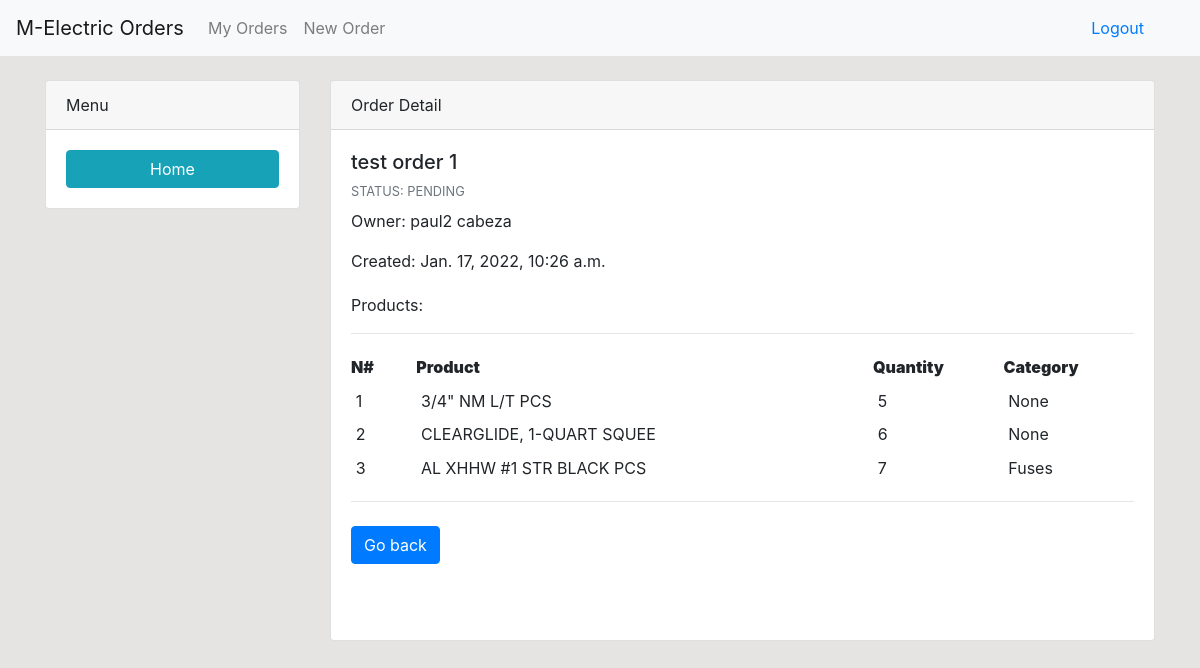
The app's page /order-detail/56 (signed in) with its own data.
### dashboard/models.py (models this page shows, shortened)
class Order(models.Model):
	description = models.CharField('Order Description', max_length=100)
	status = models.CharField('Status', max_length=50, choices=STATUS)
	po = models.ForeignKey(Po, blank=True, null=True, on_delete=models.CASCADE)
	user = models.ForeignKey(User, blank=True, null=True, on_delete=models.CASCADE)
	products = models.ManyToManyField(Product, blank=True, through='ThroughModel')
	created = models.DateTimeField(auto_now_add=True)
	approval_date = models.DateTimeField('Approval Date', blank=True, null=True)

class ThroughModel(models.Model):
	product = models.ForeignKey(Product, on_delete=models.CASCADE)
	order = models.ForeignKey(Order, on_delete=models.CASCADE)
	quantity = models.PositiveIntegerField(null=True, default=0)

class Product(models.Model):
	product_name = models.CharField('Product Name', max_length=100)
	category = models.ForeignKey(Category, blank=True, null=True, on_delete=models.CASCADE)
	def __str__(self):
		return self.product_name

class Category(models.Model):
	category_name = models.CharField('Category', max_length=50)
	def __str__(self):
		return self.category_name

### dashboard/views.py (the view)
# urls.py: path('order-detail/<int:id>', views.order_detail, name='order-detail'),
@login_required
def order_detail(request, id):
    order = Order.objects.get(pk=id)
    products = ThroughModel.objects.filter(order=order.id)
    context = {
        'order': order,
        'products': products,
    }
    return render(request, "dashboard/order_detail.html", context)

### templates/dashboard/order_detail.html (shortened to what this page needs)
{% extends 'partials/base.html' %}
{% load crispy_forms_tags %}
{% block content %}
<div class="container">
    <div class="row mt-4">
        <div class="col-md-3">
            <div class="card">
                <div class="card-header">
                    Menu
                </div>
                <div class="card-body">
                    <a class="btn btn-info btn-block" href="{% url 'index' %}">Home</a>
                </div>
            </div>
        </div>
        <div class="col-md-9">
            <div class="card">
                <div class="card-header">
                    Order Detail
                </div>
                <div class="card-body">
                    <section class="mb-5">
                        <div class="row">
                            <div class="col-md-12">
                                <h5>{{order.description}}</h5>
                                <p class="mb-2 text-muted text-uppercase small">Status: {{order.status}}</p>
                                <p><span class="mr-1">Owner: {{order.user.first_name}} {{order.user.last_name}} </span></p>
                                <p><span class="mr-1">Created: {{order.created}} </span></p>
                                <p class="pt-1">Products:</p>
                                <hr>
                                    <div class="table-responsive">
                                        <table class="table table-sm table-borderless mb-0">
                                            <tbody>
                                                <tr>
                                                    <th class="pl-0 col-1" scope="row"><strong>N#</strong></th>
                                                    <th class="pl-0 col-7" scope="row"><strong>Product</strong></th>
                                                    <th class="pl-0 col-2" scope="row"><strong>Quantity</strong></th>
                                                    <th class="pl-0 col-2" scope="row"><strong>Category</strong></th>
                                                </tr>
                                                {% for product in products %}
                                                <tr>
                                                    <td>{{forloop.counter}}</td>
                                                    <td>{{ product.product }}</td>
                                                    <td>{{ product.quantity }}</td>
                                                    <td>{{ product.product.category }}</td>
                                                </tr>
                                                {% endfor %}
                                            </tbody>
                                        </table>
                                    </div>
                                    <hr>
                                    <a href="{% url 'index' %}" type="button" class="btn btn-primary btn-md mr-1 mb-2">Go back</a>
                                    </div>
                                </div>
                            </section>
                        </div>
                    </div>
                </div>
            </div>
        </div>
        {% endblock %}

### static/style.css (style rules this page uses)
body { background: rgb(230, 227, 227); }

### records on screen
Order: description "test order 1", status "PENDING", user.first_name "paul2", user.last_name "cabeza", created "Jan. 17, 2022, 10:26 a.m."
ThroughModel: product "3/4\" NM L/T PCS", quantity "5", product.category "None"
ThroughModel: product "CLEARGLIDE, 1-QUART SQUEE", quantity "6", product.category "None"
ThroughModel: product "AL XHHW #1 STR BLACK PCS", quantity "7", product.category "Fuses"
